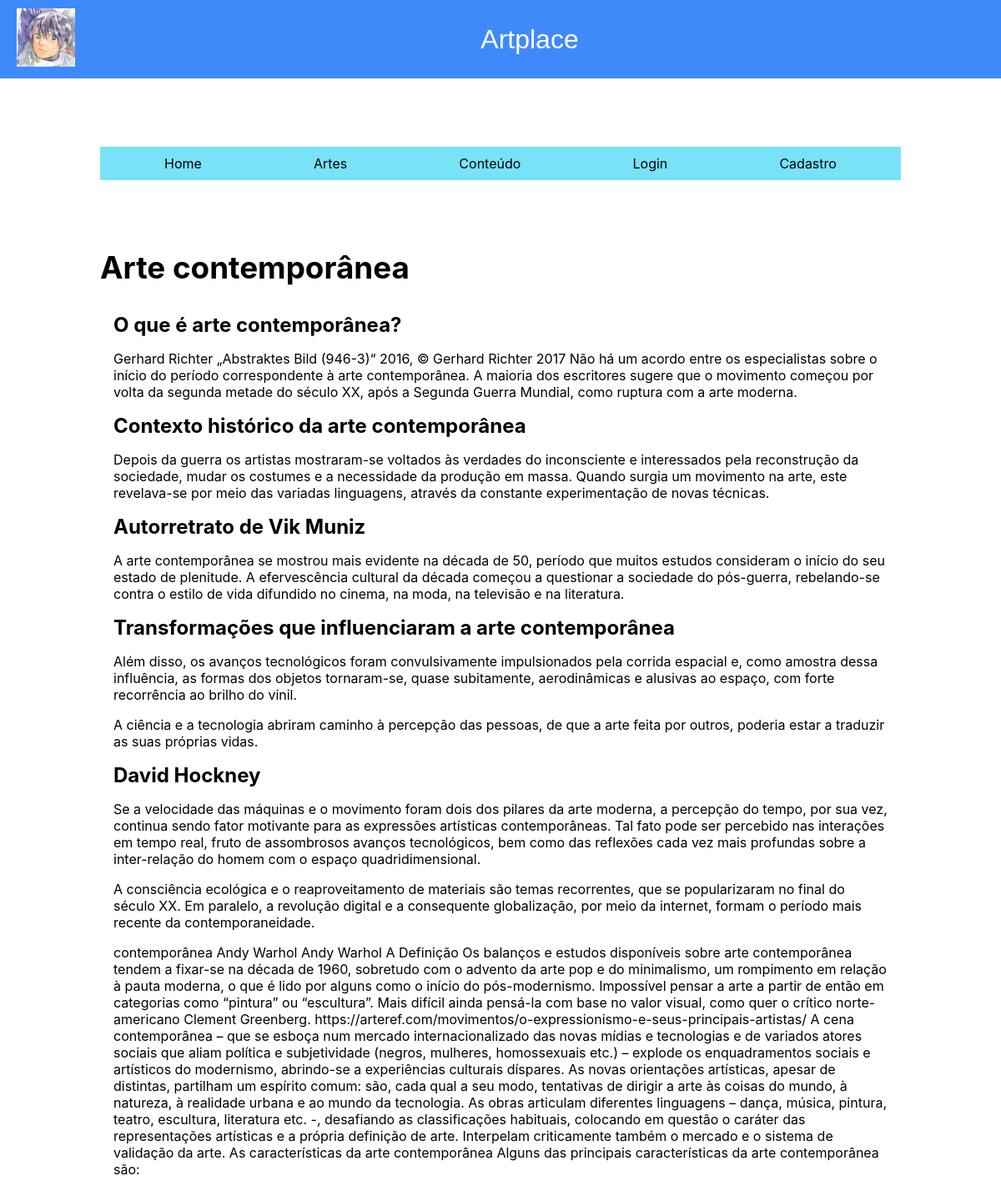
Before: /pages/design.php?id=1 with the older database file.
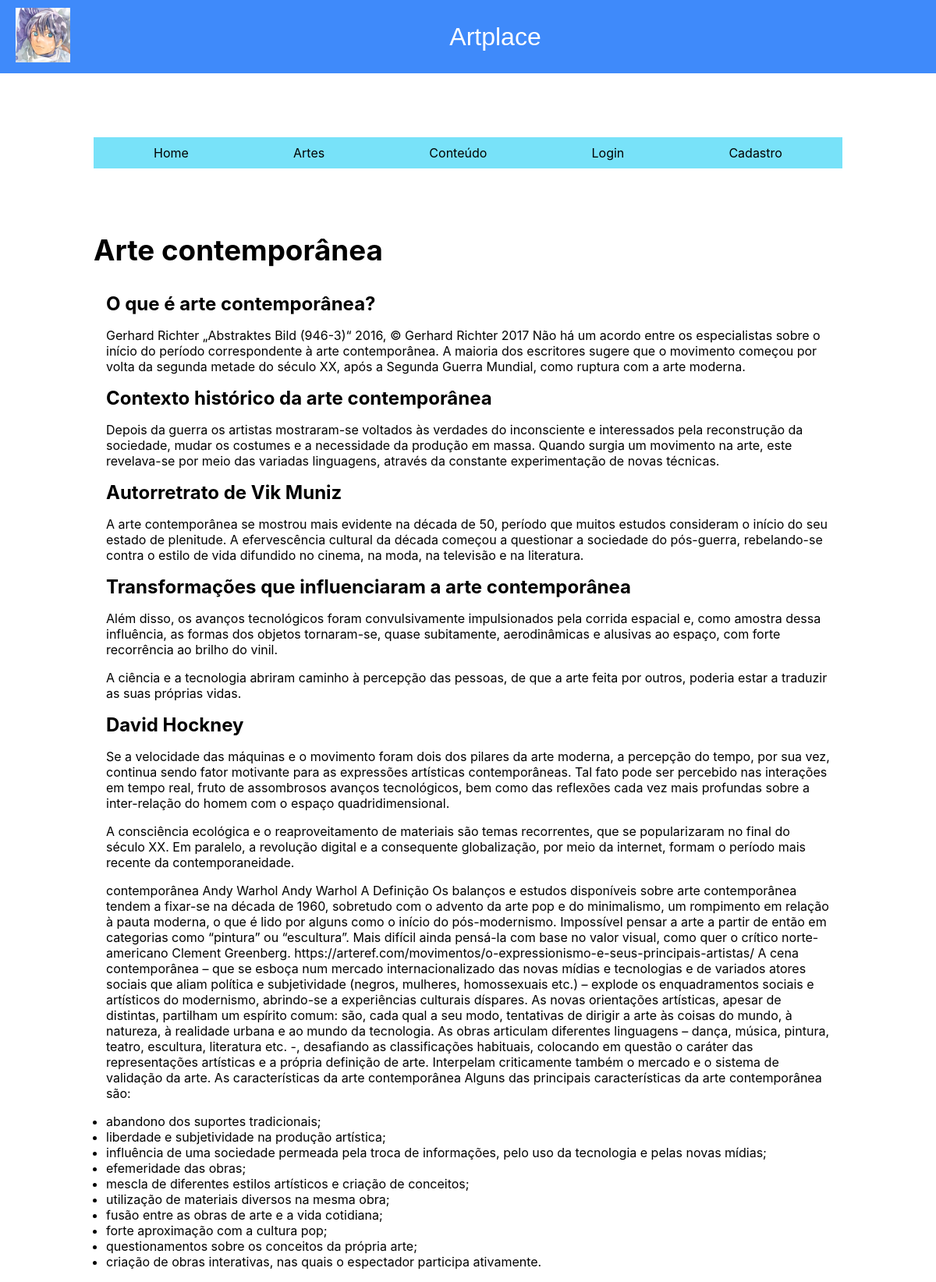
After: the same page with the newer database file.
### tables this page shows
CREATE TABLE `post` (
  `id` int PRIMARY KEY AUTO_INCREMENT,
  `titulo` varchar(100),
  `conteudo` text,
  `resumo` varchar(100),
  `create_at` varchar(255),
  `update_at` varchar(255)
);

### pages/design.php (the view, shortened to what this page needs)
<!DOCTYPE html>
<html lang="pt-BR">
<head>
	<link rel="stylesheet" href="../css/style.css">
	<link rel="stylesheet" href="../css/design_grafico.css">
</head>
<body>
	<?php include("./header.php"); ?>
	<?php
	require_once("../php/connection.php");
	$idDesign = $_GET['id'];
	$sql = "SELECT * FROM post WHERE id = $idDesign";
	$resultado = mysqli_query($conn, $sql);
	$design = mysqli_fetch_assoc($resultado);
	?>
	<main class="container">
		<h1 class="titulo">
			<?= $design['titulo'] ?>
		</h1>
		<article class="container-conteudo">
			<?= $design['conteudo'] ?>
		</article>
	</main>
</body>
</html>

### pages/header.php (shortened to what this page needs)
<header id="header-container">
	<div class="header">
		<div class="logo">
			<img src="../images/logo.png" alt="Yato, personagem de Noragami" />
		</div>
		<h1>Artplace</h1>
	</div>
	<nav>
		<ul>
			<?php
			$links = [
				["Home", "../index.php"],
				["Artes", "./artes.php"],
				["Conteúdo", "./Design_grafico.php"],
			];
			if (isset($_SESSION['user'])) {
				$links[] = ["Mensagem", "./messagens.php"];
				$links[] = ["Quiz", "../quiz.php"];
				$links[] = ["Logout", "./logout.php"];
			} else {
				$links[] = ["Login", "./login.php"];
				$links[] = ["Cadastro", "./cadastro.php"];
			}
			foreach ($links as $link) :
			?>
				<li><a href='<?= $link[1] ?>'><?= $link[0] ?></a></li>
			<?php
			endforeach;
			?>
		</ul>
	</nav>
</header>

### css/style.css (style rules this page uses)
:root { --color-primary: #3f8afa; --color-secondary: #78e2f9; --color-white: #fff; --color-black: #000; --color-red: #fa3f3f; }
* { margin: 0; padding: 0; box-sizing: border-box; font-family: "Inter", sans-serif; }

### css/design_grafico.css (style rules this page uses)
.container { max-width: 80%; margin: 0 auto; }
.container h1 { font-weight: bold; font-family: "Inter", sans-serif; font-size: 2.3rem; margin-bottom: 1rem; }
.container-conteudo { display: flex; flex-direction: column; justify-content: flex-start; align-items: flex-start; padding: 1rem; gap: 1rem; }

### pages/header.php (style rules this page uses)
:root { --color-primary: #3f8afa; --color-secondary: #78e2f9; --color-white: #fff; --color-black: #000; }
* { margin: 0; padding: 0; box-sizing: border-box; }
#header-container { width: 100%; }
.header { background-color: var(--color-primary); display: flex; justify-content: space-between; align-items: center; padding: 10px 20px; width: 100%; }
.header h1 { width: 100%; text-align: center; color: var(--color-white); font-family: "Calistoga", sans-serif; font-weight: 400; }
nav { margin: 82px 0; }
nav ul { background-color: var(--color-secondary); width: 80%; margin: 0 auto; list-style: none; display: flex; justify-content: space-around; align-items: center; padding: 10px; }
nav ul a { color: var(--color-black); text-decoration: none; font-family: "Inter", sans-serif; transition: all 0.3s ease; }

Changed rows visible on the page:
changed post "Arte contemporânea": conteudo "…da arte contemporânea são:" → "…da arte contemporânea são: abandono dos suportes tradicionais; liberdade e subjetividade na produção artística; influência de uma sociedade permeada pela troca de informações, pelo uso da tecnologia e pelas novas mídias; efemeridade das obras; mescla de diferentes estilos artísticos e criação de conceitos; utilização de materiais diversos na mesma obra; fusão entre as obras de arte e a vida cotidiana; forte aproximação com a cultura pop; questionamentos sobre os conceitos da própria arte; criação de obras interativas, nas quais o espectador participa ativamente."
